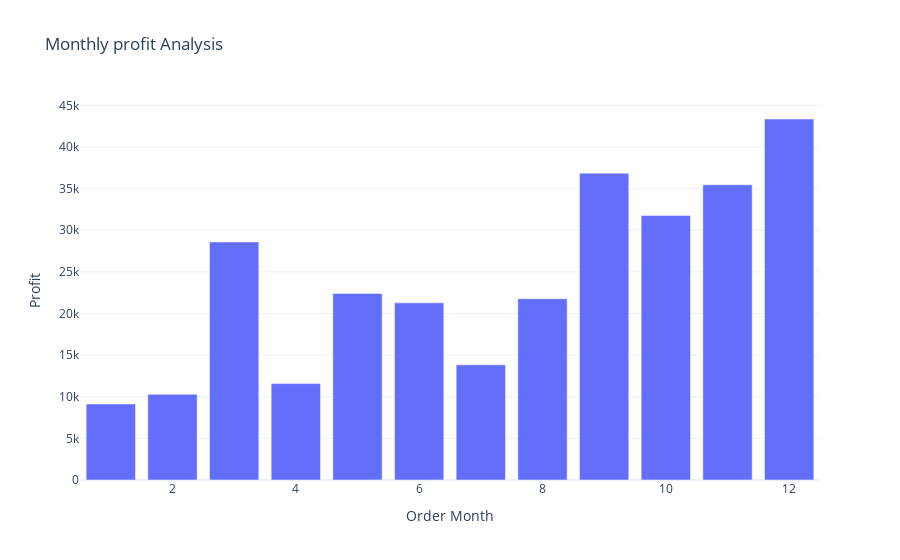

The notebook cell this image was saved under:
### Code cell
fig=px.bar(sales_by_monthly,
           x="Order Month",
           y="Profit",
           title="Monthly profit Analysis")
fig.show()

### Figure 1 — Plotly figure (JSON) as saved in the notebook; plotly's stock layout.template omitted (floating-point values rounded to 4 significant figures)
{"data": [{"alignmentgroup": "True", "hovertemplate": "Order Month=%{x}<br>Profit=%{y}<extra></extra>", "legendgroup": "", "marker": {"color": "#636efa", "pattern": {"shape": ""}}, "name": "", "offsetgroup": "", "orientation": "v", "showlegend": false, "textposition": "auto", "type": "bar", "x": [1, 2, 3, 4, 5, 6, 7, 8, 9, 10, 11, 12], "xaxis": "x", "y": [9134.0, 10290.0, 28590.0, 11590.0, 22410.0, 21290.0, 13830.0, 21780.0, 36860.0, 31780.0, 35470.0, 43370.0], "yaxis": "y"}], "layout": {"autosize": true, "barmode": "relative", "legend": {"tracegroupgap": 0}, "title": {"text": "Monthly profit Analysis"}, "xaxis": {"anchor": "y", "autorange": true, "domain": [0, 1], "range": [0.5, 12.5], "title": {"text": "Order Month"}, "type": "linear"}, "yaxis": {"anchor": "x", "autorange": true, "domain": [0, 1], "range": [0, 45650.0], "title": {"text": "Profit"}, "type": "linear"}}}
